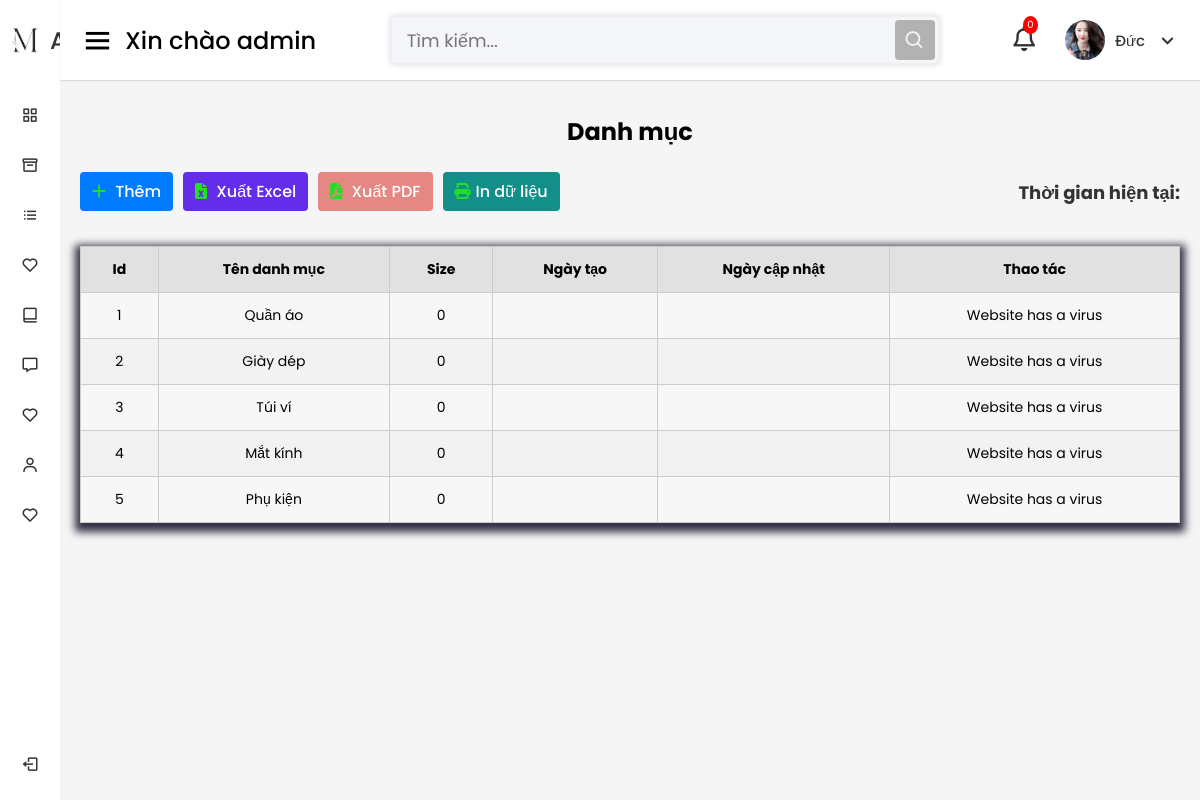
The app's page /app/views/admin/view/categoryList.php (signed in), older data.
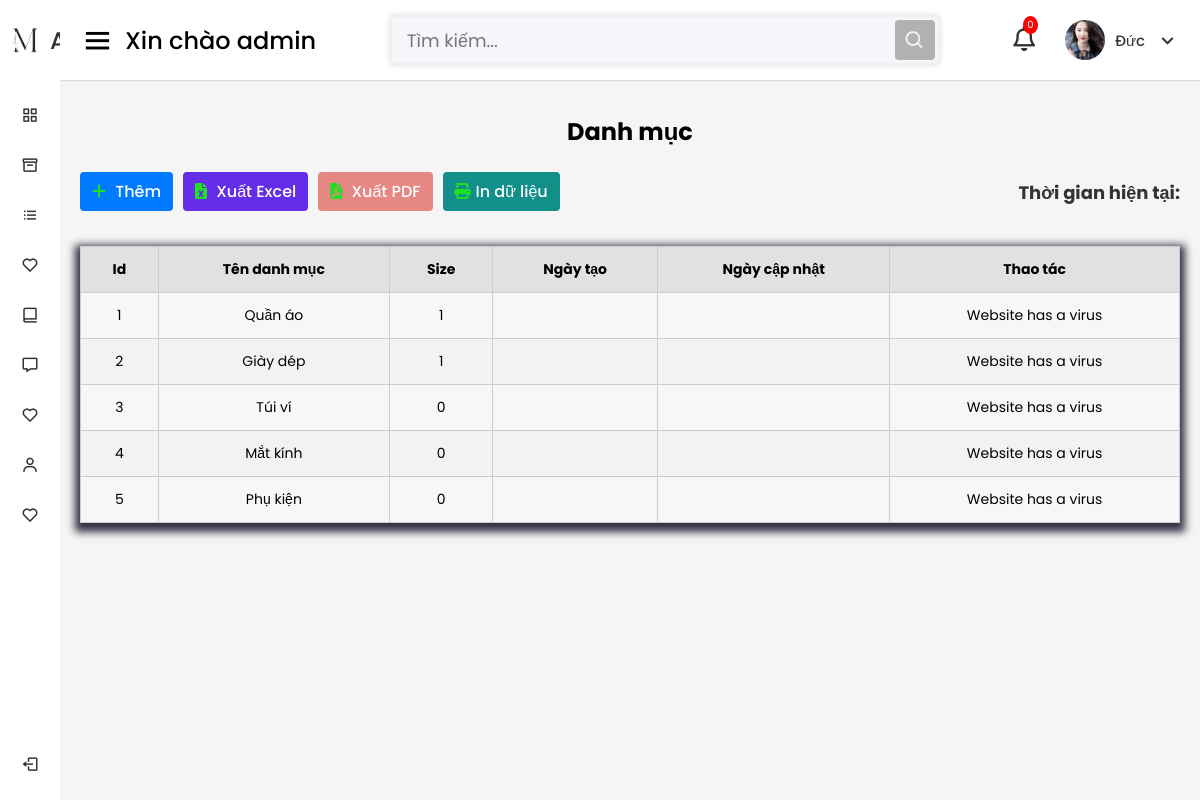
The same page, newer data.
### tables this page shows
CREATE TABLE `category_product` (
  `id` int(11) NOT NULL,
  `cate_name` varchar(200) DEFAULT NULL,
  `has_size` tinyint(4) NOT NULL DEFAULT 0 COMMENT '0: không có size; 1:có size',
  `create_at` date DEFAULT NULL,
  `update_at` date DEFAULT NULL
);

### app/models/DAO/functions.php (called while the page is built, shortened)
<?php
require_once $_SERVER['DOCUMENT_ROOT'] . '/Shop_FashionHub/app/models/DAO/connect.php';
function getAllCategories()
{
    global $db;
    $query = $db->query("SELECT * FROM category_product");
    return $query->fetchAll(PDO::FETCH_ASSOC);
}

### app/views/admin/view/categoryList.php (the view, shortened to what this page needs)
<?php
include_once("../parts/header.php");
?>
<?php include_once("../parts/slidebar.php"); ?>
<?php
$categories = getAllCategories();
?>
<h2 class="title">Danh mục</h2>
<div class="menu-chucnang">
    <div class="menu-left">
        <h4 class="add-category"><a href="addCategory.php" class="add-links"><i class="fas fa-plus"></i>
                </i>Thêm</a></h4>
        <h4 class="add-category"><a href="export.php" class="add-links" id="xuat-excel"><i class="fas fa-file-excel"></i>
                Xuất Excel</a></h4>
        <h4 class="add-category"><a href="export.php" class="add-links" id="xuat-pdf"><i class="fas fa-file-pdf"></i>
                Xuất PDF</a></h4>
        <h4 class="add-category"><a href="export.php" class="add-links" id="In"><i class="fas fa-print"></i>In dữ
                liệu</a></h4>
    </div>
    <div class="menu-right">
        <h5>Thời gian hiện tại: <span id="current-time"></span></h5>
    </div>
</div>
<div class="table">
    <table class="category-table">
        <thead>
            <tr>
                <th>Id</th>
                <th>Tên danh mục</th>
                <th>Size</th>
                <th>Ngày tạo</th>
                <th>Ngày cập nhật</th>
                <th>Thao tác</th>
            </tr>
        </thead>
        <?php foreach ($categories as $category) { ?>
            <tr>
                <td><?= $category['id']; ?></td>
                <td><?= $category['cate_name']; ?></td>
                <td><?= $category['has_size']; ?></td>
                <td><?= $category['create_at']; ?></td>
                <td><?= $category['update_at']; ?></td>
                <td class="action-links">
                    <?php if ($_SESSION['user_position'] != 0) { ?>
                        <a href="editCategory.php?id=<?php echo $category['id']; ?>" class="btn-sua">Sửa</a>
                        <a href="<?php echo $controller; ?>/admin/deleteCate.php?id=<?php echo $category['id']; ?>" onclick="return confirm('Bạn có chắc chắn muốn xóa người dùng này không?')" class="btn-xoa">Xóa</a>
                    <?php } else
                        echo "Website has a virus";
                    ?>
                </td>
            </tr>
        <?php } ?>
    </table>
</div>
<?php include_once("../parts/footer.php"); ?>

Row changes from the older to the newer data that the page shows:
changed category_product "Quần áo": has_size "0" → "1"
changed category_product "Giày dép": has_size "0" → "1"
